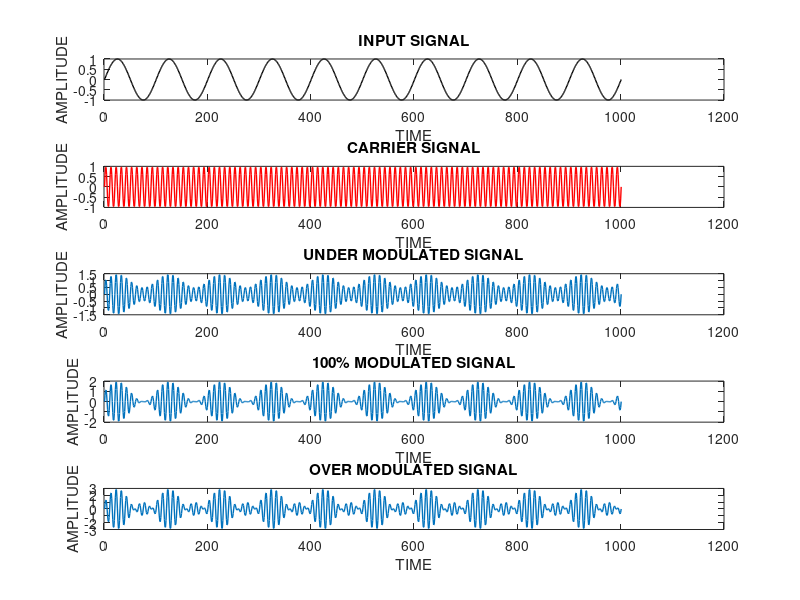

Source code (MATLAB):
clear all;
close all;
clc;

t  = 0:0.001:1;
fm = 10;
fc = 100;
                   % modulation index m = Am/Ac  ( Am = amplitude of input/message signal
                   %                                Ac = amplitude of carrier signal      )
m1 = 0.5;          % under modulation (m < 1)
m2 = 1;            % 100% modulation  (m = 1)
m3 = 2;            % over modulation  (m > 1)    introduces envelope distortions , therefore it should be avoided

in_sig = sin(2*pi*fm*t);

%plot 1
subplot(5,1,1);
plot(in_sig,'k','linewidth',1);
xlabel("TIME");
ylabel("AMPLITUDE");
title("INPUT SIGNAL");

car_sig = sin(2*pi*fc*t);     %carrier signal (high frequency)

%plot 2
subplot(5,1,2);
plot(car_sig,'r','linewidth',1);
xlabel("TIME");
ylabel("AMPLITUDE");
title("CARRIER SIGNAL");

am1 = 1*(1+m1*sin(2*pi*fm*t)).*sin(2*pi*fc*t);   % (Ac*(1+m*sin(2*pi*fm*t))sin(2*pi*fc*t) - equation for amplitude modulation 

%plot 3
subplot(5,1,3);
plot(am1,'linewidth',1);
xlabel("TIME");
ylabel("AMPLITUDE");
title("UNDER MODULATED SIGNAL");

am2 = 1*(1+m2*sin(2*pi*fm*t)).*sin(2*pi*fc*t);

%plot 4
subplot(5,1,4);
plot(am2,'linewidth',1);
xlabel("TIME");
ylabel("AMPLITUDE");
title("100% MODULATED SIGNAL");

am3 = 1*(1+m3*sin(2*pi*fm*t)).*sin(2*pi*fc*t);

%plot 5
subplot(5,1,5);
plot(am3,'linewidth',1);
xlabel("TIME");
ylabel("AMPLITUDE");
title("OVER MODULATED SIGNAL");
